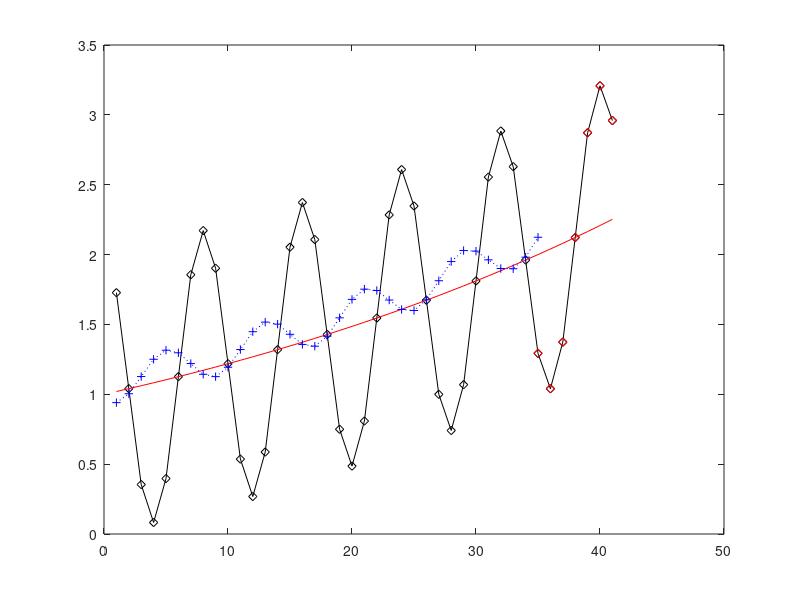

This chart was generated by the following MATLAB code:
n=1:41;
x=(1.02).^n+cos(2*pi*n/8);
x1=(1.02).^n;
plot(n,x,'kd-');hold;
plot(n,x1,'r-');hold;


for nn=1:35
    y(nn)=(x(nn)+x(nn+1)+x(nn+2))/3;
    y(nn)=(x(nn)+x(nn+1)+x(nn+2)+x(nn+3)+x(nn+4)+x(nn+5)+x(nn+6))/7;  
plot(n,x,'kd-');hold;
plot(nn:(nn+6),x(nn:(nn+6)),'rd');
plot(n,x1,'r-');
plot(1:nn,y(1:nn),'b+:');hold;
pause;
end
   


